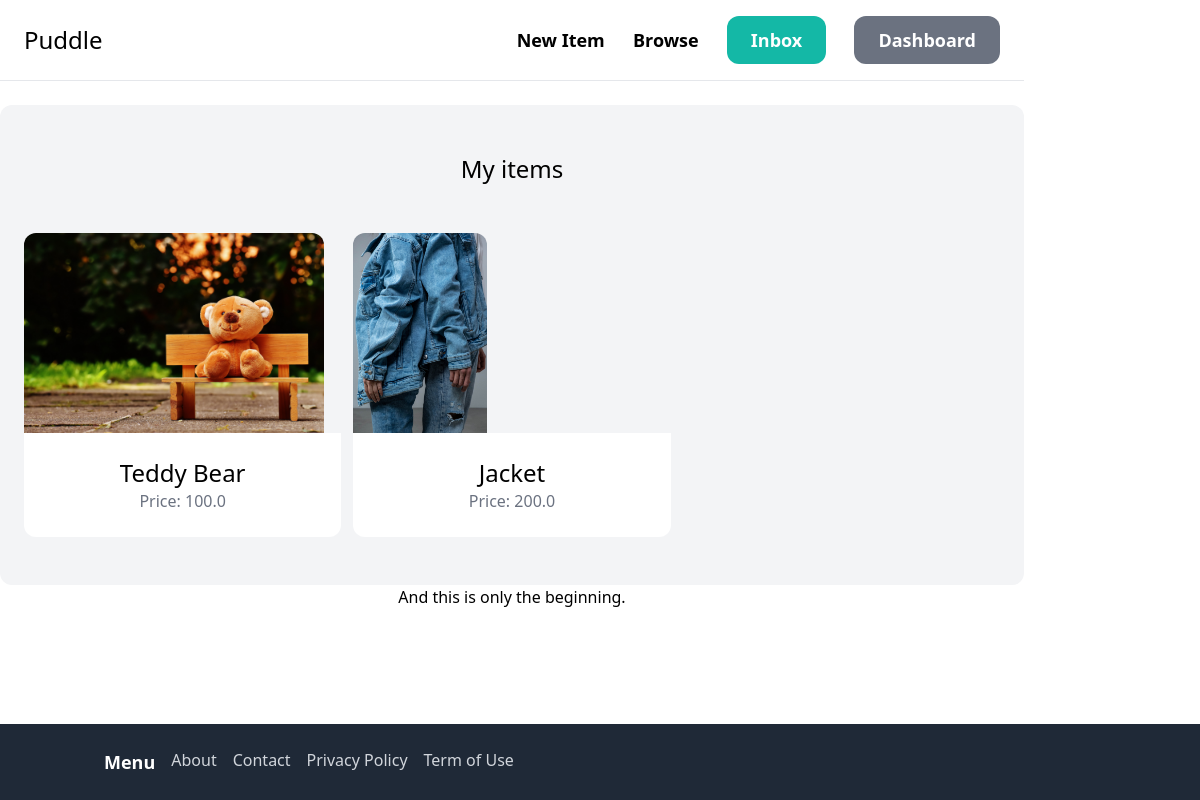
/dashboard/ (signed in), run on an earlier commit of the app's database.
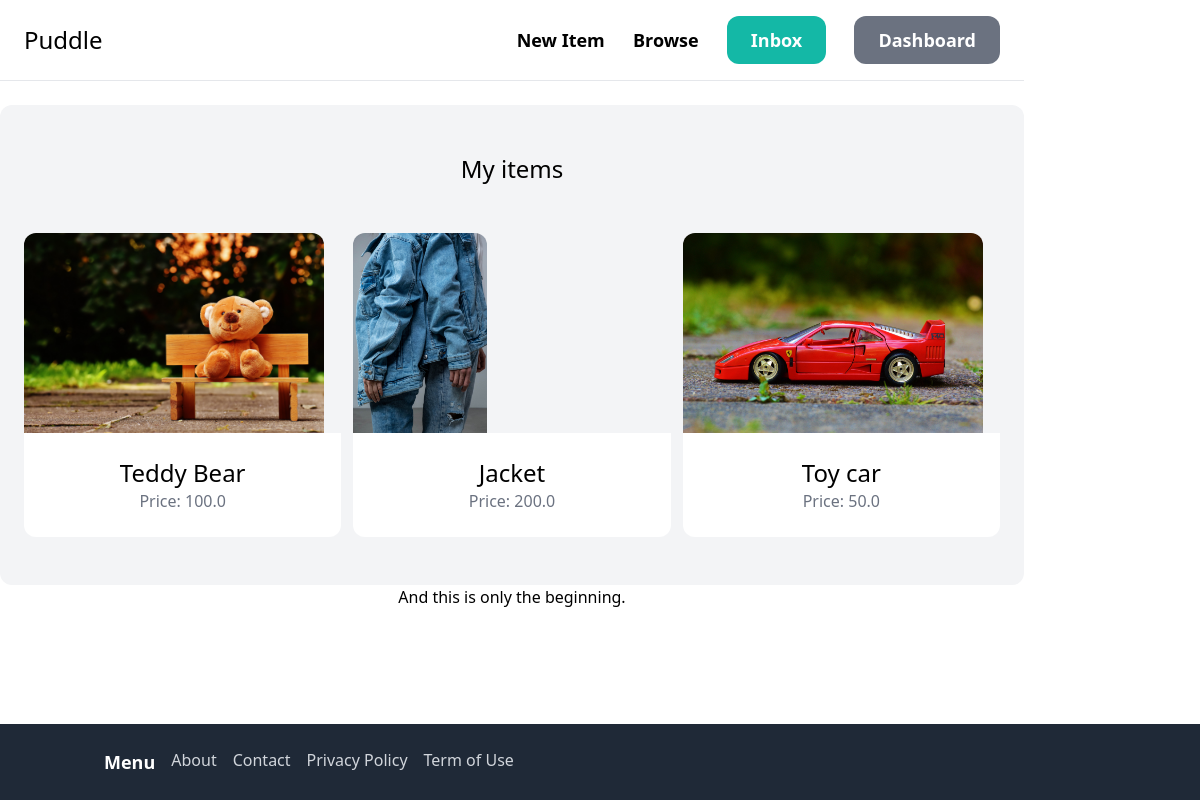
And on a later commit of the database.
### item/models.py (models this page shows, shortened)
class Item(models.Model):
    category = models.ForeignKey(Category, related_name='items', on_delete=models.CASCADE)
    name = models.CharField(max_length=255)
    description = models.TextField(blank=True, null=True)
    price = models.FloatField()
    image = models.ImageField(upload_to='item_images', blank=True, null=True)
    is_sold = models.BooleanField(default=False)
    created_by = models.ForeignKey(User, related_name='items', on_delete=models.CASCADE)
    created_at = models.DateTimeField(auto_now_add=True)

### dashboard/views.py (the view)
# urls.py: path('', views.index, name='index'),
@login_required
def index(request):
    items = Item.objects.filter(created_by=request.user)
    return render(request, 'dashboard/index.html', {
        'items': items,
    })

### dashboard/templates/dashboard/index.html (shortened to what this page needs)
{% extends 'core/base.html' %}
{% block content %}
    <div class="mt-6 px-6 py-12 bg-gray-100 rounded-xl">
        <h2 class="mb-12 text-2xl text-center">My items</h2>
        <div class="grid grid-cols-3 gap-3">
            {% for item in items %}
            <div>
                <a href="{% url 'item:detail' item.id %}">
                    <div>
                        <img src="{{ item.image.url }}" class="rounded-t-xl" style="max-height: 200px;">
                    </div>
                    <div class="p-6 bg-white rounded-b-xl">
                        <h2 class="text-2xl">{{ item.name }}</h2>
                        <p class="text-gray-500">Price: {{ item.price }}</p>
                    </div>
                </a>
            </div>
            {% endfor %}
        </div>
    </div>
{% endblock %}

What changed in the data, as far as the page shows it:
added Item: image (picture), name "Toy car", price "50.0"
